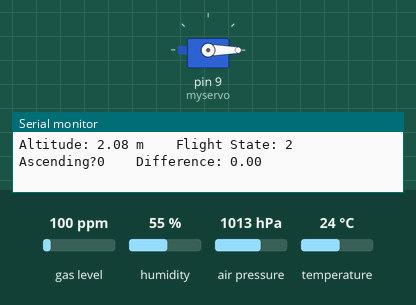
Simulated run of this sketch. Board: Arduino Uno, built with avr-gcc and run on an emulated ATmega328P. Parts: servo, the last lines printed to the serial monitor. Inputs (shaded band) come from the test bench; at power-on: air pressure 1013 hPa, gas level 100 ppm, humidity 55 %, temperature 24 °C.

Above: at 1.2 s.
1.3 s: air pressure set to 998 hPa
2.8 s: air pressure set to 994 hPa
At 3.8 s:
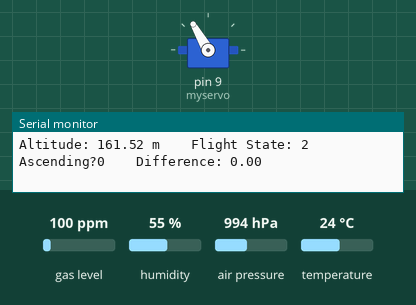
4.6 s: air pressure set to 1000 hPa
At 5.3 s:
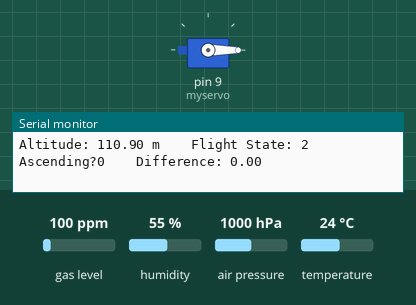
6.2 s: air pressure set to 952 hPa
At 6.9 s:
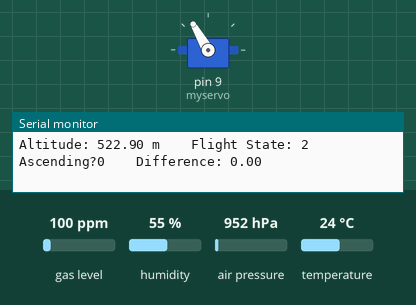
Timing chart, 0 to 9.0 s (numbered marks = the images above; inputs shaded):
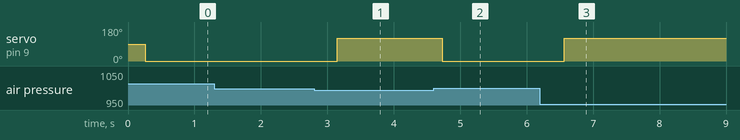

The sketch:

OpenChute.ino
```cpp
#include <Wire.h>
#include <SPI.h>
#include <Adafruit_Sensor.h>
#include "Adafruit_BMP3XX.h"
#include <Servo.h>

#define SEALEVELPRESSURE_HPA (1013.25)

Adafruit_BMP3XX bmp;
float reading;
float prevreading = 0;
float total;
float difference;
int ascending = 0;

//flight state will represent which portion of flight OpenChute thinks it is in
// 0 - prelaunch  (if altitude readings are relatively constant and no other flight state is reached)
// 1 - ascent     (if altitude is increasing)
// 2 - descent    (if altitude was increasing and now is decreasing)
// 3 - landed     (if altitude was decreasing and now is relatively constant)
int flightstate = 0;
int counter;
int cutoff;     //used to detect ascent and descent

Servo myservo;

void setup() {
  //set up servo pin
  myservo.attach(9);
  Serial.begin(115200);
  while (!Serial);

  //catch errors
  if (!bmp.begin_I2C()) {
    Serial.println("Could not find a valid BMP3 sensor, check wiring!");
    while (1);
  }

  // Set up oversampling and filter initialization
  bmp.setTemperatureOversampling(BMP3_OVERSAMPLING_8X);
  bmp.setPressureOversampling(BMP3_OVERSAMPLING_4X);
  bmp.setIIRFilterCoeff(BMP3_IIR_FILTER_COEFF_3);
  bmp.setOutputDataRate(BMP3_ODR_50_HZ);
}

void loop() {
  //catch more errors
  if (! bmp.performReading()) {
    Serial.println("Failed to perform reading :(");
    return;
  }

  total = 0;
  //get reading from sensor
  for(counter = 0; counter < 5; counter++){
    total += bmp.readAltitude(SEALEVELPRESSURE_HPA);
  }
  reading = total/5;

  difference = prevreading - reading;
  prevreading = reading;

  //Allow noise between -0.5 and 0.5 m difference
  if(difference > 0.5){
    ascending = 1;
    cutoff += 1;
  }else if(difference < -0.5){
    ascending = -1;
  }else{
    ascending = 0;
    cutoff -= 1;
  }

  if(cutoff > 7){
    flightstate = 1;
  }else if(cutoff < 7){
    flightstate = 2;
  }
  Serial.print("Altitude: ");
  Serial.print(reading);
  Serial.print(" m");
  Serial.print("\t\tFlight State: ");
  Serial.print(flightstate);
  Serial.print("\t\tAscending?");
  Serial.print(ascending);
  Serial.print("\t\tDifference: ");
  Serial.print(difference);
  Serial.println("");
  delay(100);

  if(reading > 150){
    myservo.write(120);
  }else{
    myservo.write(0);
  }

}
```

Measured:
- the behaviour switches between 996 and 995 hPa on air pressure (found by bisection; images 0 and 1)
- after the input at 2.8 s, servo on pin 9 (myservo): 0° → 120° after 0.35 s
- after the input at 4.6 s, servo on pin 9 (myservo): 120° → 0° after 0.13 s
- after the input at 6.2 s, servo on pin 9 (myservo): 0° → 120° after 0.36 s
